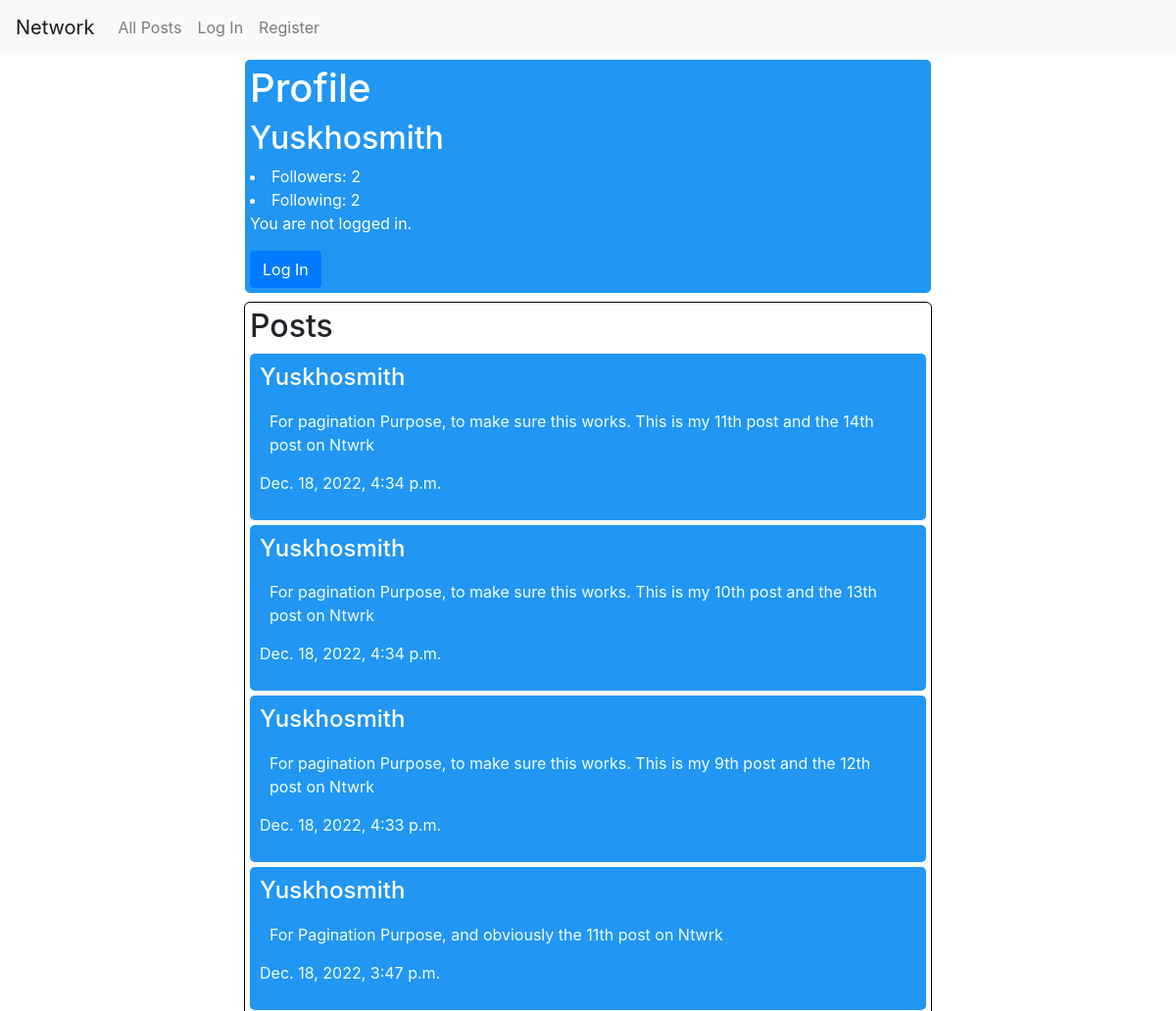
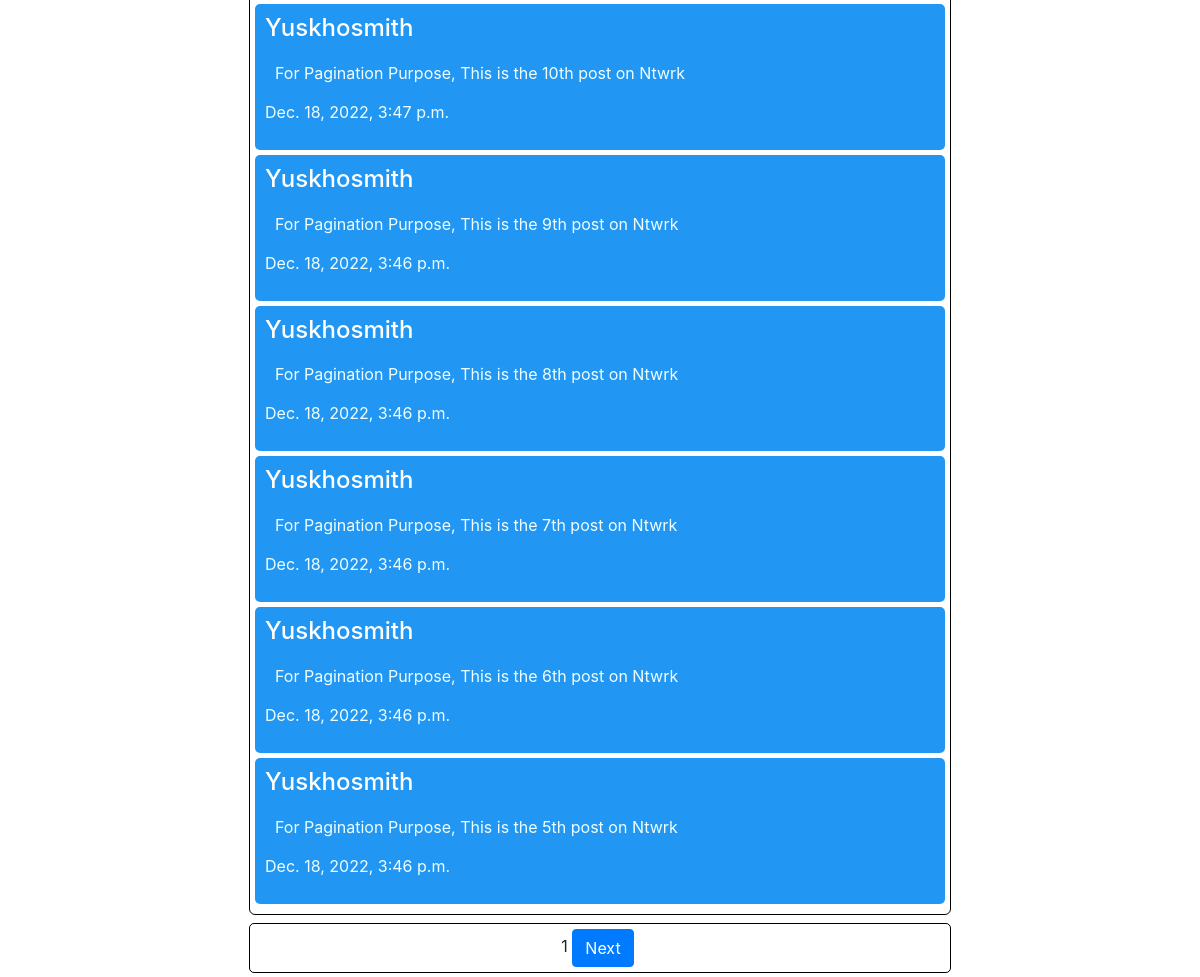
Screenshot of /profile/Yuskhosmith with the database file from the repository (2 pictures, top to bottom).
### network/models.py (models this page shows, shortened)
class User(AbstractUser):
    pass

class Post(models.Model):
    user = models.ForeignKey(User, on_delete=models.CASCADE, related_name="posts")
    post = models.TextField()
    timestamp = models.DateTimeField(auto_now_add=True)
    liked = models.ManyToManyField(User, default=None, blank=True, related_name='liked_posts')

### network/views.py (the view)
# urls.py: path("profile/", views.reProfile, name="reProfile"),
def profile(request, username):
    user_id = request.user.id
    if user_id is not None and User.objects.get(pk=user_id).username == username:
        user = User.objects.get(pk=user_id)
        posts = user.posts.all().order_by('-timestamp')
        page_obj = paginator_handler(request, posts)
        followers = Following.objects.filter(following=user).count()
        following = Following.objects.filter(user=user).count()
        print(followers)
        ctx = {
            "posts": page_obj,
            "followers": followers,
            "following": following,
        }
    else:
        try:
            some_other_user = User.objects.get(username=username)
            posts = some_other_user.posts.all().order_by('-timestamp')
            page_obj = paginator_handler(request, posts)
            followers = Following.objects.filter(following=some_other_user).count()
            following = Following.objects.filter(user=some_other_user).count()
            ctx = {
                "posts": page_obj,
                "username": username,
                "followers": followers,
                "following": following,
                "other_person": True
            }
            if user_id is None:
                ctx['notLoggedInPrompt'] = True
        except User.DoesNotExist:
            return render(request, "network/error.html", {"message": f"{username} does not exist.", "next":"Usernames are case sensitive, make sure to use the correct cases for each character"})
    return render(request, "network/profile.html", ctx)

### network/views.py (called while the page is built)
def paginator_handler(request, posts):
    p = Paginator(posts, 10)
    page_number = request.GET.get('page')
    try:
        page_obj = p.get_page(page_number)  # returns the desired page object
    except PageNotAnInteger:
        page_obj = p.page(1)
    except EmptyPage:
        page_obj = p.page(p.num_pages)
    return page_obj

### network/templates/network/profile.html (shortened to what this page needs)
{% extends "network/layout.html" %}
{% block body %}
    <div class="b">
        <section class="meta">
            <h1>Profile</h1>
            <h2 id="user">{{username}}</h2>
            <li>Followers: {{followers}}</li>
            <li>Following: {{following}}</li>
            {% if notLoggedInPrompt %}
                <p>You are not logged in.</p>
                <a href="{% url 'login' %}" class="btn btn-primary">Log In</a>
            {% endif %}
        </section>
        <section class="posts">
            <h2>Posts</h2>
            {% for post in posts %}
                <div class="post" id="{{post.id}}">
                    <h4><a href="{% url 'profile' post.user %}">{{post.user}}</a></h4>
                    <div id="post-handler">
                        <p class="post">{{post.post}}</p>
                    </div>
                    <p>{{post.timestamp}}</p>
                </div>
            {% endfor %}
        </section>
        <section class="pagination">
            <center>
                <span>{{posts.number}}</span>
                {%if posts.has_next %}
                    <a class="btn btn-primary" href="?page={{posts.next_page_number}}">Next</a>
                {% endif %}
            </center>
        </section>
    </div>
{% endblock %}

### network/static/network/styles.css (style rules this page uses)
.b { display: flex; align-items: center; justify-content: center; max-width: 700px; margin: auto; flex-direction: column; }
section { margin: 5px; outline: 1px black solid; padding: 5px; border-radius: 5px; width: 100%; }
.meta { background-color: #2196f3; outline: none; color: white; }
.post { background-color: #2196f3; padding: 10px; margin-bottom: 5px; border-radius: 5px; color: azure; }
.post > h4 a { text-decoration: none; color: white; }
.pagination center { margin: auto; }

### rows the page displays
User: username "Yuskhosmith"
Post: user "Yuskhosmith", post "For pagination Purpose, to make sure this works. This is my 11th post and the 14th post on Ntwrk", timestamp "Dec. 18, 2022, 4:34 p.m."
Post: user "Yuskhosmith", post "For pagination Purpose, to make sure this works. This is my 10th post and the 13th post on Ntwrk", timestamp "Dec. 18, 2022, 4:34 p.m."
Post: user "Yuskhosmith", post "For pagination Purpose, to make sure this works. This is my 9th post and the 12th post on Ntwrk", timestamp "Dec. 18, 2022, 4:33 p.m."
Post: user "Yuskhosmith", post "For Pagination Purpose, and obviously the 11th post on Ntwrk", timestamp "Dec. 18, 2022, 3:47 p.m."
Post: user "Yuskhosmith", post "For Pagination Purpose, This is the 10th post on Ntwrk", timestamp "Dec. 18, 2022, 3:47 p.m."
Post: user "Yuskhosmith", post "For Pagination Purpose, This is the 9th post on Ntwrk", timestamp "Dec. 18, 2022, 3:46 p.m."
Post: user "Yuskhosmith", post "For Pagination Purpose, This is the 8th post on Ntwrk", timestamp "Dec. 18, 2022, 3:46 p.m."
Post: user "Yuskhosmith", post "For Pagination Purpose, This is the 7th post on Ntwrk", timestamp "Dec. 18, 2022, 3:46 p.m."
Post: user "Yuskhosmith", post "For Pagination Purpose, This is the 6th post on Ntwrk", timestamp "Dec. 18, 2022, 3:46 p.m."
Post: user "Yuskhosmith", post "For Pagination Purpose, This is the 5th post on Ntwrk", timestamp "Dec. 18, 2022, 3:46 p.m."

### other values shown
{{ followers }} "2"
{{ following }} "2"
{{ posts.number }} "1"
